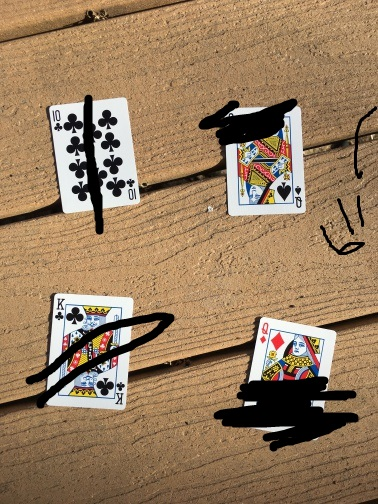
#> input picture images/cards/main_image/cards_bad.JPG, 378 x 504 px, given in place of cards.JPG, which was not available
$ python part_4.py
#> lines starting #> are read from the running program, lines starting #| are printed output that depends on the picture; after the words box and inside, x2 and y2 are one past the last pixel; in counts of white or black regions, pixels touching at a corner belong together; pictures that were not available may be replaced by others from this repository, and a replacement may not be noted
import cv2
import os


def find_features(img1):
    correct_matches_dct = {}
    directory = 'images/cards/sample/'
    for image in os.listdir(directory):
        img2 = cv2.imread(directory+image, 0)
        orb = cv2.ORB_create()
        kp1, des1 = orb.detectAndCompute(img1, None)
        kp2, des2 = orb.detectAndCompute(img2, None)
        bf = cv2.BFMatcher()
        matches = bf.knnMatch(des1, des2, k=2)
        correct_matches = []
        for m, n in matches:
            if m.distance < 0.75*n.distance:
                correct_matches.append([m])
                correct_matches_dct[image.split('.')[0]] = len(correct_matches)
    correct_matches_dct = dict(sorted(correct_matches_dct.items(),
                               key=lambda item: item[1], reverse=True))
    return list(correct_matches_dct.keys())[0]


def find_contours_of_cards(image):
    blurred = cv2.GaussianBlur(image, (3, 3), 0)
    T, thresh_img = cv2.threshold(blurred, 215, 255, cv2.THRESH_BINARY)
    cnts, hierarchy = cv2.findContours(thresh_img, cv2.RETR_TREE, cv2.CHAIN_APPROX_SIMPLE)

    return cnts


def find_coordinates_of_cards(cnts, image):
    cards_coordinates = {}
    for i in range(0, len(cnts)):
        x, y, w, h = cv2.boundingRect(cnts[i])
        if w > 20 and h > 30:
            img_crop = image[y - 15:y + h + 15, x - 15:x + w + 15]
            cards_name = find_features(img_crop)
            cards_coordinates[cards_name] = (x - 15, y - 15, x + w + 15, y + h + 15)
    return cards_coordinates


def draw_rectangle_aroud_cards(cards_coordinates, image):
    for key, value in cards_coordinates.items():
        rec = cv2.rectangle(image, (value[0], value[1]), (value[2], value[3]), (255, 255, 0), 2)
        cv2.putText(rec, key, (value[0], value[1] - 10), cv2.FONT_HERSHEY_SIMPLEX, 0.5, (36, 255, 12), 1)
    cv2.imshow('Image', image)
    cv2.waitKey(0)


if __name__ == '__main__':
    main_image = cv2.imread('images/cards/main_image/cards.JPG')
#> main_image is the input picture: shape (504, 378, 3); mean B, G, R 95, 124.5, 152
    gray_main_image = cv2.cvtColor(main_image, cv2.COLOR_BGR2GRAY)
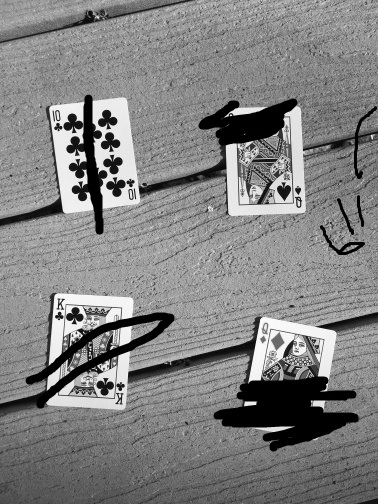
#> gray_main_image: shape (504, 378); min 0, max 255, mean 129.4
    contours = find_contours_of_cards(gray_main_image)
#> in find_contours_of_cards, `blurred = cv2.GaussianBlur(image, (3, 3), 0)`:
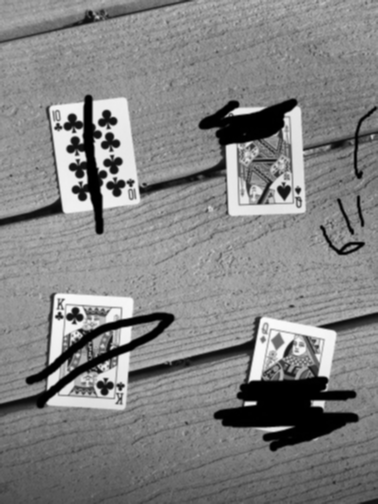
#> blurred: shape (504, 378); min 0, max 250, mean 129.4
#> in find_contours_of_cards, `T, thresh_img = cv2.threshold(blurred, 215, 255, cv2.THRESH_BINARY)`:
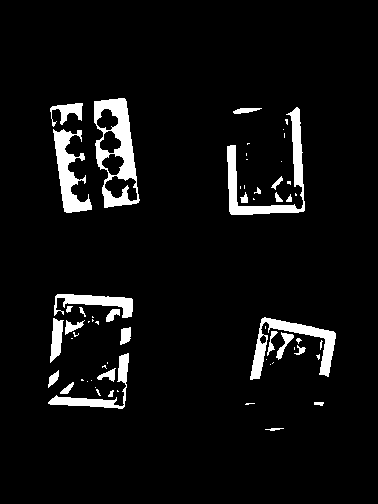
#> thresh_img: shape (504, 378); 5.9% white; 63 white regions (35 under 20 px)
#> in find_contours_of_cards, `cnts, hierarchy = cv2.findContours(thresh_img, cv2.RETR_TREE, cv2.CHAI..`: cnts = 68 contours, 40 with area under 20; largest, box (x1, y1, x2, y2) and area: (94, 98, 140, 208) 3470, (227, 107, 305, 215) 1620, (250, 317, 336, 380) 1332, (53, 129, 92, 213) 1250, (48, 353, 129, 409) 726
#> contours has the same summary as cnts in find_contours_of_cards
    cards_location = find_coordinates_of_cards(contours, gray_main_image)
#> in find_coordinates_of_cards, `x, y, w, h = cv2.boundingRect(cnts[i])`: x = 265; y = 428; w = 19; h = 3
#> (the run stopped early here; a loop or call above may not have finished)
